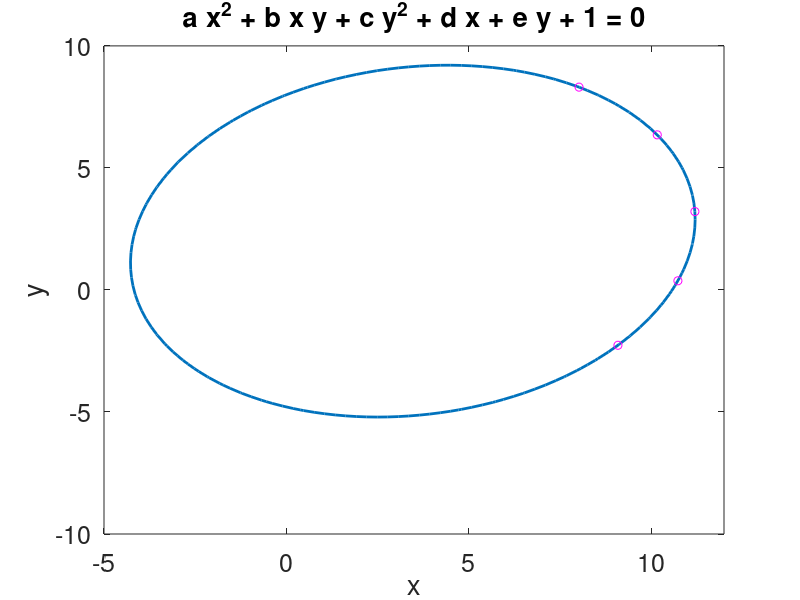

This figure's MATLAB source:
clc; clear; close all
% training data
xdata = [8.025 10.170 11.202 10.736  9.092];
ydata = [8.310  6.355  3.212  0.375 -2.267];
% regression process
A = [xdata.^2; xdata.*ydata; ydata.^2; xdata; ydata]';
y = - ones(size(xdata))';
beta = A\y;
% plot orbit curve
figure(1)
a = beta(1); b = beta(2); c = beta(3); d = beta(4); e = beta(5);
h = ezplot(@(x,y) a*x.^2 + b*x.*y + c*y.^2 + d*x + e*y + 1,[-5 12 -10 10]);
hold on
plot(xdata,ydata,'om')
hold off
xlabel('x'); ylabel('y'); set(h,'LineWidth',2);
set(gca,'FontSize',18,'color','none')